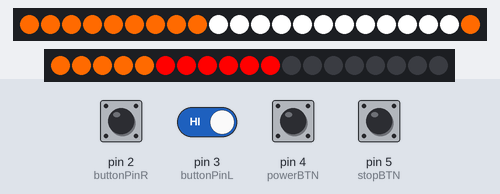
A sketch run on a simulated Arduino Uno, built with avr-gcc and run on an emulated ATmega328P. On the bench: 22 RGB LEDs in strip order, left to right, 19 RGB LEDs in strip order, left to right. The inputs (shaded band) are chosen by the test bench; at power-on: pin 2 (buttonPinR), pin 3 (buttonPinL) HIGH, pin 4 (powerBTN), pin 5 (stopBTN) LOW.

Above: at 0.68 s.
1.3 s: pin 4 (powerBTN) pulled HIGH for 1 s
6.4 s: pin 5 (stopBTN) pulled HIGH for 0.15 s
8.0 s: pin 5 (stopBTN) pulled HIGH for 1 s
At 8.75 s:
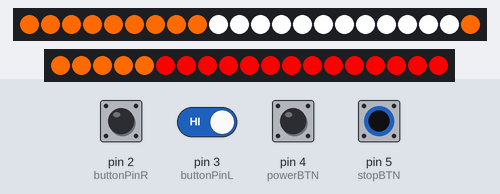
10.5 s: pin 3 (buttonPinL) driven LOW and pin 4 (powerBTN) driven HIGH
At 13.7 s:
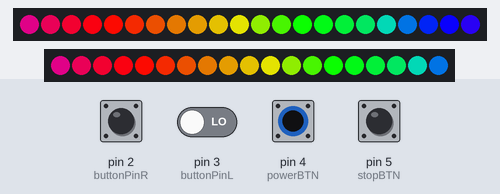
13.8 s: pin 3 (buttonPinL) driven HIGH
At 17.6 s:
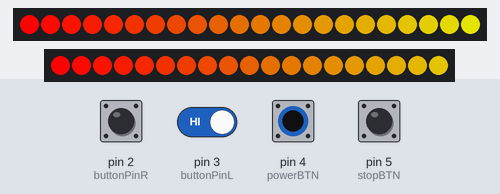
19.0 s: pin 3 (buttonPinL) driven LOW
At 20.72 s:
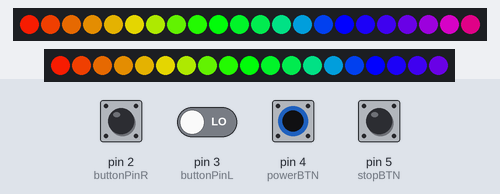

Measured:
- after the input at 8.0 s, the LEDs: first change at once (image 1 shows a later state)
- after the input at 13.8 s, the LEDs: change after 3.4 s (image 3)
- after the input at 19.0 s, the LEDs: change after 1.6 s (image 4)

The sketch:

Bike_turn_signals.ino
```cpp
#include <FastLED.h>
#define NUM_STRIPS 6
#define NUM_LEDS_PER_STRIP 22
CRGB leds[NUM_STRIPS][NUM_LEDS_PER_STRIP];
uint8_t gHue = 0;                           // rotating "base color" used by many of the patterns
uint8_t hue = 0;

const int buttonPinL = 3;
const int buttonPinR = 2;
const int powerBTN = 4;
const int stopBTN = 5;

int buttonStateL = 0;
int buttonStateR = 0;
int powerBTNstate = 0;
int stopBTNstate = 0;

int delayTurnLedAnim = 60;

int eo2 = 0;

unsigned long currentMillis = 0;
unsigned long previousMillis = 0;

void setup() {
  // put your setup code here, to run once:
    //FastLED.addLeds<NEOPIXEL, 8>(leds[0], NUM_LEDS_PER_STRIP); //led strip front left
    FastLED.addLeds<NEOPIXEL, 9>(leds[1], 22); //led strip front
    FastLED.addLeds<NEOPIXEL, 10>(leds[2], 19); //led strip rear + stop

    pinMode(buttonPinL, INPUT);
    pinMode(buttonPinR, INPUT);
    pinMode(powerBTN, INPUT);
    pinMode(stopBTN, INPUT);
}

void loop() {
  // put your main code here, to run repeatedly:

  buttonStateL = digitalRead(buttonPinL);
  buttonStateR = digitalRead(buttonPinR);
  powerBTNstate = digitalRead(powerBTN);
  stopBTNstate= digitalRead(stopBTN);

  //awaryjne światła
  if(powerBTNstate == HIGH) {

    if (buttonStateL == LOW && buttonStateR == LOW) {
      fill_solid(leds[1], NUM_LEDS_PER_STRIP, CRGB::Black); // przod na czarno
      fill_solid(leds[2], NUM_LEDS_PER_STRIP, CRGB::Black); // tył na czarno

      leds[1][8] = CRGB::White;
      leds[1][9] = CRGB::White;
      leds[1][10] = CRGB::White;
      leds[1][11] = CRGB::White;

      leds[2][4] = CRGB::Red;
      leds[2][5] = CRGB::Red;
      leds[2][6] = CRGB::Red;

      FastLED.show();
      int dot_przod_lewy = 8;
      int dot_przod_prawy = 11;
      int dot_tyl_prawy = 6;
      int dot_tyl_lewy = 4;
      while (dot_przod_lewy <= 20) {

        stopBTNstate= digitalRead(stopBTN);
        if (stopBTNstate == HIGH) {
            leds[2][11] = CRGB::Red;
            leds[2][12] = CRGB::Red;
            leds[2][13] = CRGB::Red;
            leds[2][14] = CRGB::Red;
            leds[2][15] = CRGB::Red;
            leds[2][16] = CRGB::Red;
            leds[2][17] = CRGB::Red;
            leds[2][18] = CRGB::Red;
            leds[2][19] = CRGB::Red;
            FastLED.show();
        }else{
            leds[2][11] = CRGB::Black;
            leds[2][12] = CRGB::Black;
            leds[2][13] = CRGB::Black;
            leds[2][14] = CRGB::Black;
            leds[2][15] = CRGB::Black;
            leds[2][16] = CRGB::Black;
            leds[2][17] = CRGB::Black;
            leds[2][18] = CRGB::Black;
            leds[2][19] = CRGB::Black;
            FastLED.show();
        }

        leds[1][dot_przod_lewy] = 0xff6a00;
        leds[1][dot_przod_prawy] = 0xff6a00;
        leds[2][dot_tyl_prawy] = 0xff6a00;
        leds[2][dot_tyl_lewy] = 0xff6a00;

        leds[1][8] = CRGB::White;
        leds[1][9] = CRGB::White;
        leds[1][10] = CRGB::White;
        leds[1][11] = CRGB::White;

        leds[2][4] = CRGB::Red;
        leds[2][5] = CRGB::Red;
        leds[2][6] = CRGB::Red;
        if(dot_przod_prawy <=-6){
          dot_przod_prawy = -6;
        }else{
          dot_przod_prawy--;
        }
        if(dot_przod_lewy >=21){
          dot_przod_lewy = 21;
        }else{
          dot_przod_lewy++;
        }

        if(dot_tyl_prawy <=0){
          dot_tyl_prawy = -1;
        }else{
          dot_tyl_prawy--;
        }
        if(dot_tyl_lewy >=10){
          dot_tyl_lewy = 10;
        }else{
          dot_tyl_lewy++;
        }
        FastLED.show();
        currentMillis = previousMillis = millis();
        while(previousMillis + delayTurnLedAnim >= currentMillis){
          currentMillis = millis();
        }
    }
    }
    if(buttonStateR == HIGH) {


      if(eo2<=255) {
      eo2++;
      fill_rainbow(leds[1], NUM_LEDS_PER_STRIP, eo2, 10);
      fill_rainbow(leds[2], NUM_LEDS_PER_STRIP, eo2, 10);
      FastLED.show();
      currentMillis = previousMillis = millis();
        while(previousMillis + 2 >= currentMillis){
          currentMillis = millis();
        }
      }else {eo2=0;}
    }

    if(buttonStateL == HIGH) {
      int eo;
      eo=1;
      while(eo<=1024) {
      eo++;
      fill_rainbow(leds[0], NUM_LEDS_PER_STRIP, eo, 3);
      fill_rainbow(leds[1], NUM_LEDS_PER_STRIP, eo, 3);
      fill_rainbow(leds[2], NUM_LEDS_PER_STRIP, eo, 3);
      FastLED.show();
      }
    }

  }else{
    //światła dzienne
    //prawy kierunkowskaz
    if(buttonStateR == HIGH) {
      //punkt początkowy
      //przód
      leds[1][0] = CRGB::Black;
      leds[1][1] = CRGB::Black;
      leds[1][2] = CRGB::Black;
      leds[1][3] = CRGB::Black;
      leds[1][4] = CRGB::Black;
      leds[1][5] = CRGB::Black;
      leds[1][6] = CRGB::Black;
      leds[1][7] = CRGB::Black;
      leds[1][8] = CRGB::Black;
      leds[1][9] = CRGB::White;
      leds[1][10] = CRGB::White;

      leds[1][11] = CRGB::White;
      leds[1][12] = CRGB::White;
      leds[1][13] = CRGB::White;
      leds[1][14] = CRGB::White;
      leds[1][15] = CRGB::White;
      leds[1][16] = CRGB::White;
      leds[1][17] = CRGB::White;
      leds[1][18] = CRGB::White;
      leds[1][19] = CRGB::White;
      leds[1][20] = CRGB::White;
      leds[1][21] = CRGB::White;
      //tył
      leds[2][0] = CRGB::Black;
      leds[2][1] = CRGB::Black;
      leds[2][2] = CRGB::Black;
      leds[2][3] = CRGB::Black;
      leds[2][4] = CRGB::Black;
      leds[2][5] = CRGB::Red;
      leds[2][6] = CRGB::Red;
      leds[2][7] = CRGB::Red;
      leds[2][8] = CRGB::Red;
      leds[2][9] = CRGB::Red;
      leds[2][10] = CRGB::Red;
      FastLED.show();
      //animacja
      int dot_przod_prawy = 9;
      int dot_tyl_prawy = 5;
      while (dot_przod_prawy >= -2) {
        //przód animacja
        leds[1][dot_przod_prawy] = 0xff6a00;
        //tył animacja
        leds[2][dot_tyl_prawy] = 0xff6a00;
        leds[1][9] = CRGB::White;
        leds[2][5] = CRGB::Red;
        dot_przod_prawy--;
        if(dot_tyl_prawy <=0){
          dot_tyl_prawy = -1;
        }else{
          dot_tyl_prawy--;
        }
        FastLED.show();
        //włączenie światła stopu
        stopBTNstate= digitalRead(stopBTN);
        if (stopBTNstate == HIGH) {
            leds[2][11] = CRGB::Red;
            leds[2][12] = CRGB::Red;
            leds[2][13] = CRGB::Red;
            leds[2][14] = CRGB::Red;
            leds[2][15] = CRGB::Red;
            leds[2][16] = CRGB::Red;
            leds[2][17] = CRGB::Red;
            leds[2][18] = CRGB::Red;
            leds[2][19] = CRGB::Red;
            FastLED.show();
        }else{
            leds[2][11] = CRGB::Black;
            leds[2][12] = CRGB::Black;
            leds[2][13] = CRGB::Black;
            leds[2][14] = CRGB::Black;
            leds[2][15] = CRGB::Black;
            leds[2][16] = CRGB::Black;
            leds[2][17] = CRGB::Black;
            leds[2][18] = CRGB::Black;
            leds[2][19] = CRGB::Black;
            FastLED.show();
        }
        currentMillis = previousMillis = millis();
        while(previousMillis + delayTurnLedAnim >= currentMillis){
          currentMillis = millis();
        }
      }

    }
    //lewy kierunkowskaz
    if(buttonStateL == HIGH) {
      // fill_solid(leds[1], NUM_LEDS_PER_STRIP, CRGB::Black);
      // fill_solid(leds[0], NUM_LEDS_PER_STRIP, CRGB::White);

      leds[1][0] = CRGB::White;
      leds[1][1] = CRGB::White;
      leds[1][2] = CRGB::White;
      leds[1][3] = CRGB::White;
      leds[1][4] = CRGB::White;
      leds[1][5] = CRGB::White;
      leds[1][6] = CRGB::White;
      leds[1][7] = CRGB::White;
      leds[1][8] = CRGB::White;
      leds[1][9] = CRGB::White;
      leds[1][10] = CRGB::White;
      leds[1][11] = CRGB::Black;
      leds[1][12] = CRGB::Black;
      leds[1][13] = CRGB::Black;
      leds[1][14] = CRGB::Black;
      leds[1][15] = CRGB::Black;
      leds[1][16] = CRGB::Black;
      leds[1][17] = CRGB::Black;
      leds[1][18] = CRGB::Black;
      leds[1][19] = CRGB::Black;
      leds[1][20] = CRGB::Black;
      leds[1][21] = CRGB::Black;

      leds[2][0] = CRGB::Red;
      leds[2][1] = CRGB::Red;
      leds[2][2] = CRGB::Red;
      leds[2][3] = CRGB::Red;
      leds[2][4] = CRGB::Red;
      leds[2][5] = CRGB::Black;
      leds[2][6] = CRGB::Black;
      leds[2][7] = CRGB::Black;
      leds[2][8] = CRGB::Black;
      leds[2][9] = CRGB::Black;
      leds[2][10] = CRGB::Black;

      FastLED.show();
      int dot = -1;
      int dot_przod_lewy = 10;
      int dot_tyl_lewy = 5;

      while (dot_przod_lewy <= 21) {
        leds[1][dot_przod_lewy] = 0xff6a00;
        leds[2][dot_tyl_lewy] = 0xff6a00;
        leds[1][10] = CRGB::White;
        leds[2][5] = CRGB::Red;
        dot_przod_lewy++;
        // if(dot_przod_lewy >=12){
        //   dot_przod_lewy = 12;
        // }else{
        //   dot_przod_lewy++;
        // }
        if(dot_tyl_lewy >=10){
          dot_tyl_lewy = 10;
        }else{
          dot_tyl_lewy++;
        }
        FastLED.show();
              //włączenie światła stopu
      stopBTNstate= digitalRead(stopBTN);
      if (stopBTNstate == HIGH) {
          leds[2][11] = CRGB::Red;
          leds[2][12] = CRGB::Red;
          leds[2][13] = CRGB::Red;
          leds[2][14] = CRGB::Red;
          leds[2][15] = CRGB::Red;
          leds[2][16] = CRGB::Red;
          leds[2][17] = CRGB::Red;
          leds[2][18] = CRGB::Red;
          leds[2][19] = CRGB::Red;
          FastLED.show();
      }else{
          leds[2][11] = CRGB::Black;
          leds[2][12] = CRGB::Black;
          leds[2][13] = CRGB::Black;
          leds[2][14] = CRGB::Black;
          leds[2][15] = CRGB::Black;
          leds[2][16] = CRGB::Black;
          leds[2][17] = CRGB::Black;
          leds[2][18] = CRGB::Black;
          leds[2][19] = CRGB::Black;
          FastLED.show();
      }
        currentMillis = previousMillis = millis();
        while(previousMillis + delayTurnLedAnim >= currentMillis){
          currentMillis = millis();
        }
      }
    }
if (buttonStateL == LOW && buttonStateR == LOW) {
  //włączenie światła stopu
  if (stopBTNstate == HIGH) {
      leds[2][11] = CRGB::Red;
      leds[2][12] = CRGB::Red;
      leds[2][13] = CRGB::Red;
      leds[2][14] = CRGB::Red;
      leds[2][15] = CRGB::Red;
      leds[2][16] = CRGB::Red;
      leds[2][17] = CRGB::Red;
      leds[2][18] = CRGB::Red;
      leds[2][19] = CRGB::Red;
      FastLED.show();
  }else{
          leds[2][11] = CRGB::Black;
          leds[2][12] = CRGB::Black;
          leds[2][13] = CRGB::Black;
          leds[2][14] = CRGB::Black;
          leds[2][15] = CRGB::Black;
          leds[2][16] = CRGB::Black;
          leds[2][17] = CRGB::Black;
          leds[2][18] = CRGB::Black;
          leds[2][19] = CRGB::Black;
          FastLED.show();
      }

    //fill_solid(leds[0], NUM_LEDS_PER_STRIP, CRGB::White);
      fill_solid(leds[1], 22, CRGB::White);
      fill_solid(leds[2], 11, CRGB::Red);

      FastLED.show();

    }
  }
}
```
